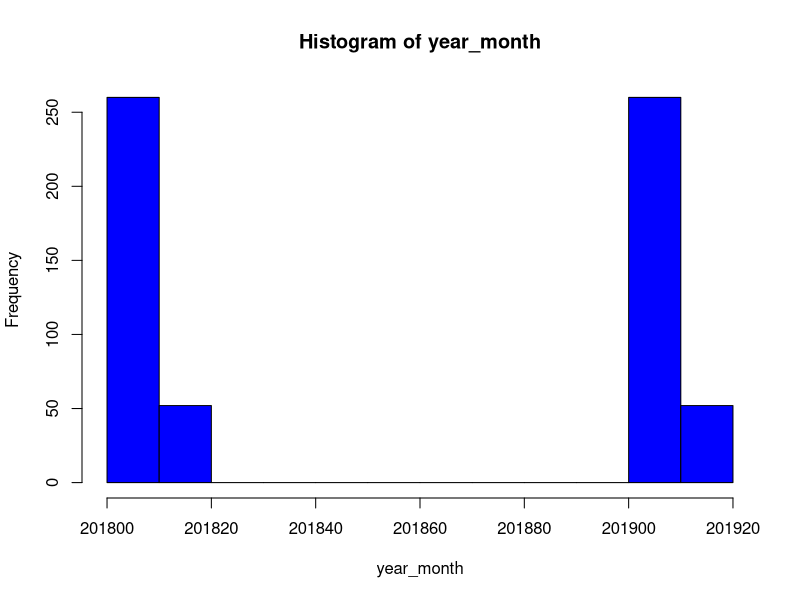
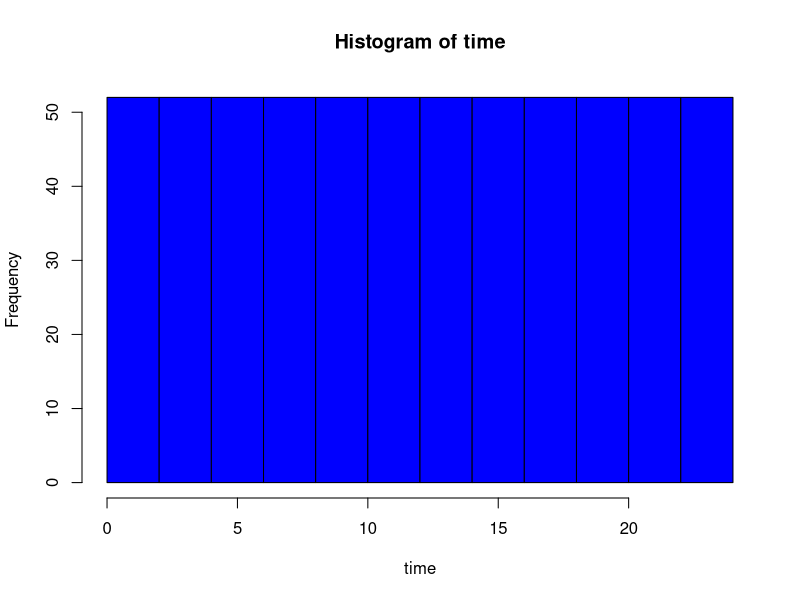
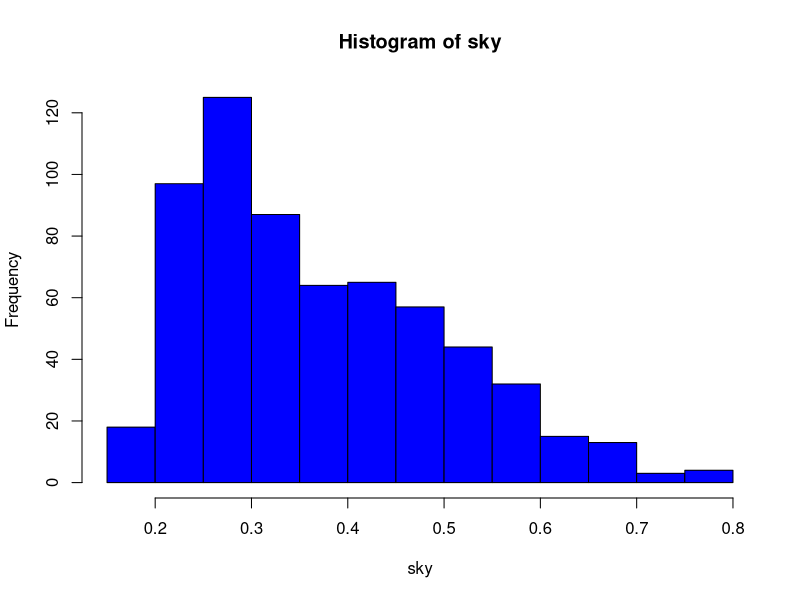
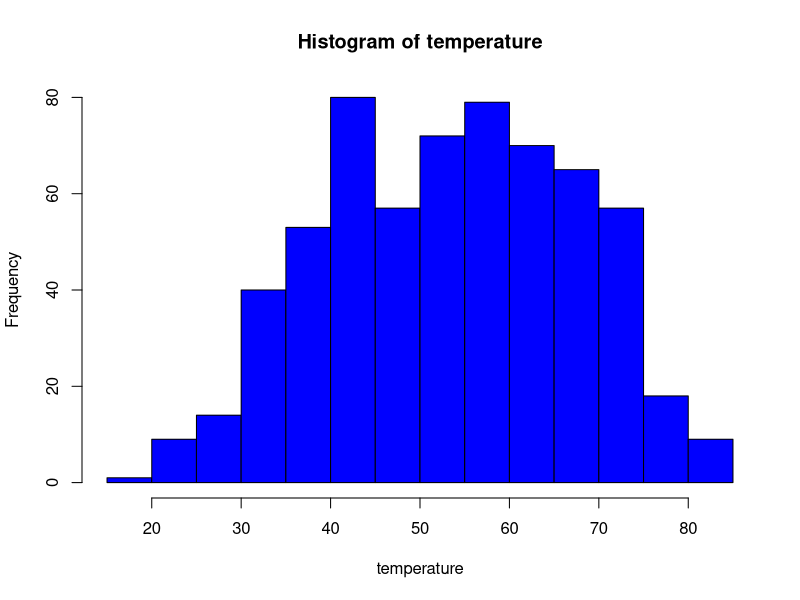
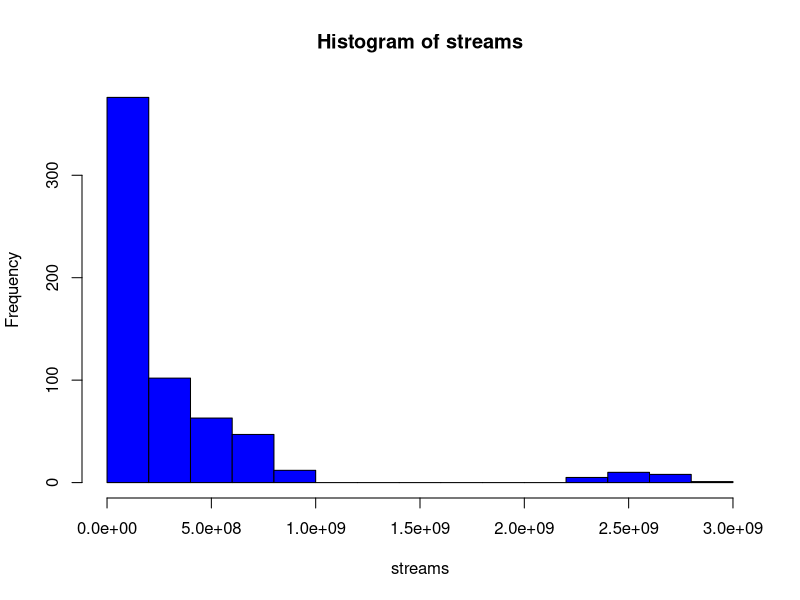
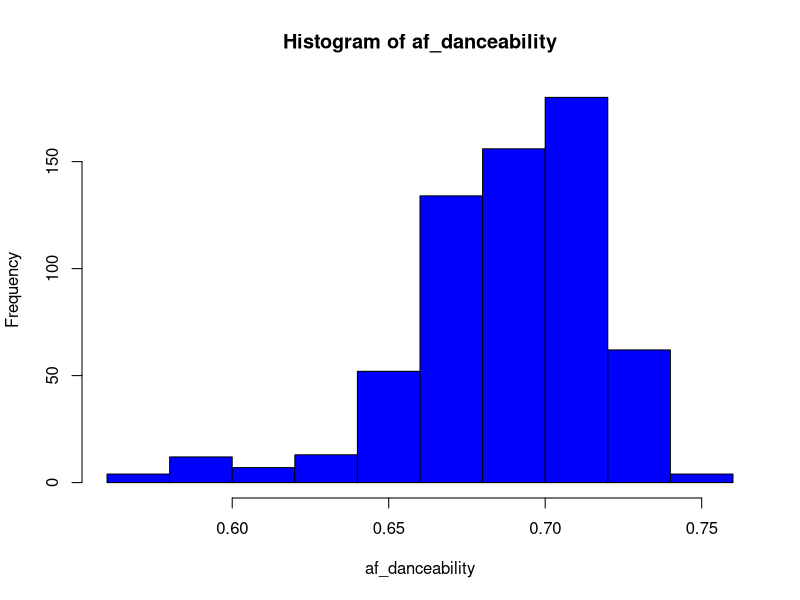
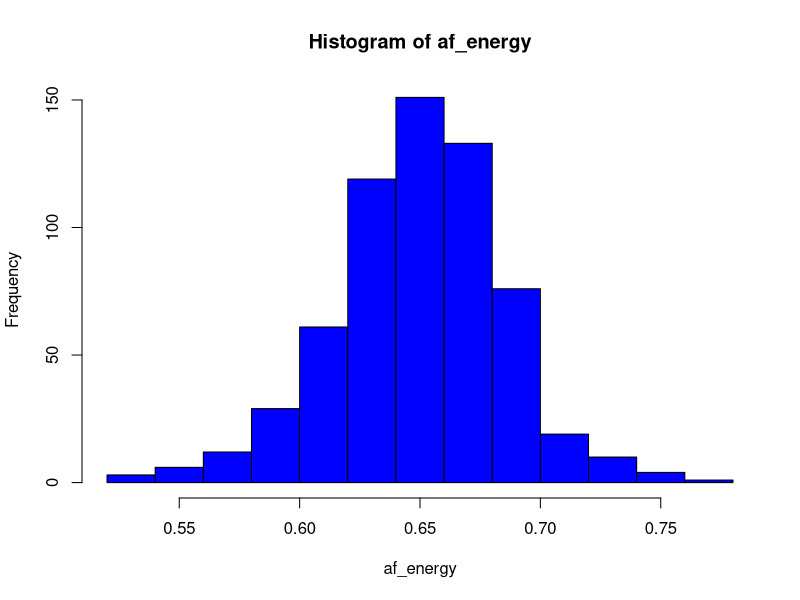
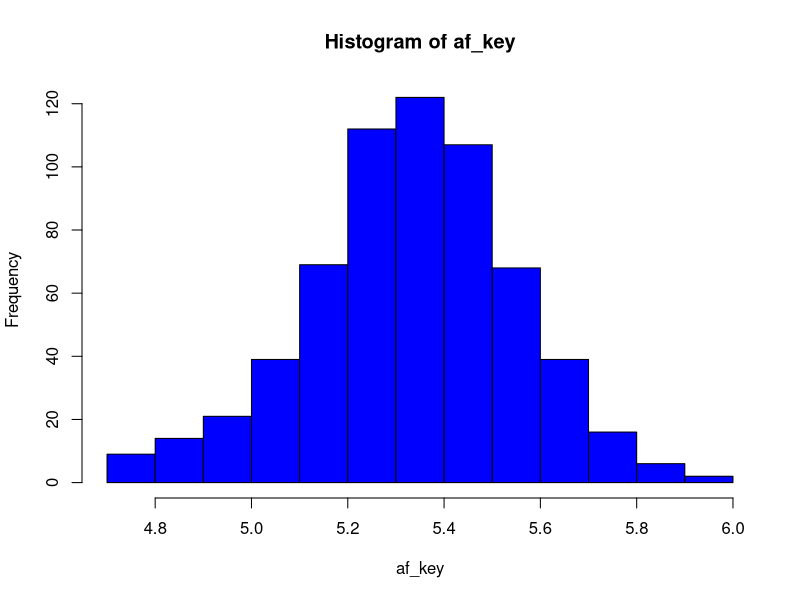

The R script that drew these images, in order:
# Libraries
library(dplyr)
library(ggplot2)

# Read the data
data <- read.csv(file = "preprocessed_data.csv")
data <- data %>% select(-X)

# Check the structure
str(data)

# Exploratory Data Analysis

# Summary statistics
data %>%
  select(-c(year_month, time)) %>%
  group_by(country) %>%
  summarize(mean_sky = mean(sky), 
            mean_temperature = mean(temperature),
            sum_streams = sum(streams)) %>%
  arrange(desc(sum_streams))

# Check the distribution of variables

# Write a function "plot_histogram" to plot the distribution of every numeric variable

plot_histograms <- function(data) {
  
  numeric_cols <- sapply(data, is.numeric)
  data_numeric <- data[, numeric_cols]
  for (col in colnames(data_numeric)) {
    hist(data_numeric[[col]], main = paste("Histogram of", col), xlab = col, ylab = "Frequency", col = "blue", border = "black")
  }
}


plot_histograms(data)

# Feature engineering

# Apply log(x + 1) transformation for variables with highly non symmetric distribution
par(mfrow = c(1,2))
hist(log1p(data$streams), main = "Histogram of variable log_streams")
hist(data$streams, main = "Histogram of variable streams")
par(mfrow = c(1,1))

data$log_streams <- log1p(data$streams)

par(mfrow = c(1,2))
hist(data$af_acousticness, main = "Histogram of variable log_af_acousticness")
hist(log1p(data$af_acousticness), main = "Histogram of variable af_acousticness")
par(mfrow = c(1,1))

data$log_af_acousticness <- log1p(data$af_acousticness)
